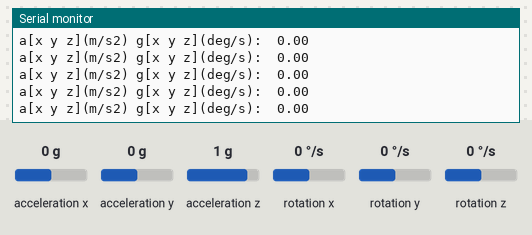
Recording of a sketch running on a simulated Arduino Uno, built with avr-gcc and run on an emulated ATmega328P. Shown: the last lines printed to the serial monitor. The test bench sets the inputs (shaded band); at power-on: rotation z 0 °/s, acceleration x 0 g, acceleration y 0 g, acceleration z 1 g, rotation x 0 °/s, rotation y 0 °/s.

Above: at 1.2 s.
1.3 s: rotation z set to -192 °/s
At 2.4 s:
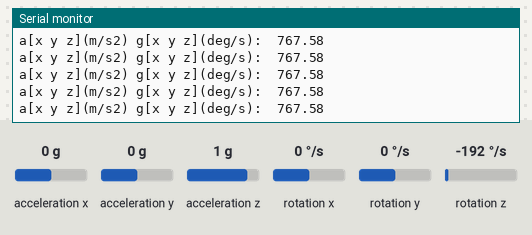
2.8 s: rotation z set to 0 °/s
At 3.4 s:
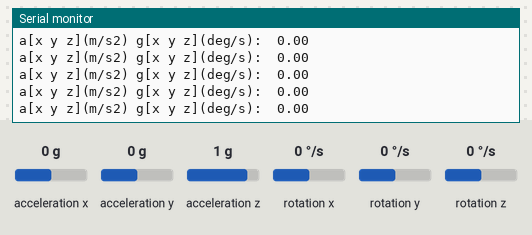
5.8 s: rotation z set to -100 °/s
At 6.6 s:
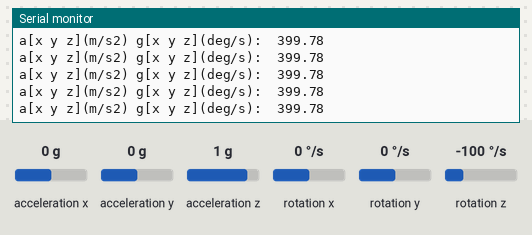
Timing chart, 0 to 8.8 s (numbered marks = the images above; inputs shaded):
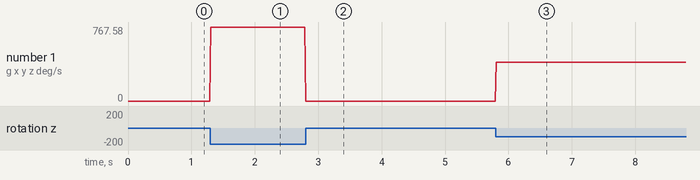

Measured:
- after the input at 1.3 s, the serial monitor: prints a new line at once (image 1)
- after the input at 5.8 s, the serial monitor: prints a new line at once (image 3)
- plotted number 1: 0 → 767.58 after the input at 1.3 s, 0 → 399.78 after the input at 5.8 s

The sketch:

mpu-6050.ino
```cpp
// Librerias I2C para controlar el mpu6050
// la libreria MPU6050.h necesita I2Cdev.h, I2Cdev.h necesita Wire.h
#include "I2Cdev.h"
#include "MPU6050.h"
#include "Wire.h"

// La dirección del MPU6050 puede ser 0x68 o 0x69, dependiendo
// del estado de AD0. Si no se especifica, 0x68 estará implicito
MPU6050 sensor;

// Valores RAW (sin procesar) del acelerometro y giroscopio en los ejes x,y,z
//int ax, ay, az;
int gx, gy, gz;

void setup() {
  Serial.begin(57600);    //Iniciando puerto serial
  Wire.begin();           //Iniciando I2C
  sensor.initialize();    //Iniciando el sensor

  if (sensor.testConnection()) Serial.println("Sensor iniciado correctamente");
  else Serial.println("Error al iniciar el sensor");
}

void loop() {
  // Leer las aceleraciones y velocidades angulares
  //sensor.getAcceleration(&ax, &ay, &az);
  sensor.getRotation(&gx, &gy, &gz);
  //float ax_m_s2 = ax * (9.81/16384.0);
  //float ay_m_s2 = ay * (9.81/16384.0);
  //float az_m_s2 = az * (9.81/16384.0);
  float gx_deg_s = gx * (250.0/32768.0);
  float gy_deg_s = gy * (250.0/32768.0);
  float gz_deg_s = (gz * (1000.0/32768.0)) * -1;
  //Mostrar las lecturas separadas por un [tab]
  Serial.print("a[x y z](m/s2) g[x y z](deg/s):\t");
  //Serial.print(ax_m_s2); Serial.print("\t");
  //Serial.print(ay_m_s2); Serial.print("\t");
  //Serial.print(az_m_s2); Serial.print("\t");
  //Serial.print(gx_deg_s); Serial.print("\t");
  //Serial.print(gy_deg_s); Serial.print("\t");
  Serial.println(gz_deg_s);

  delay(10);
}
```
